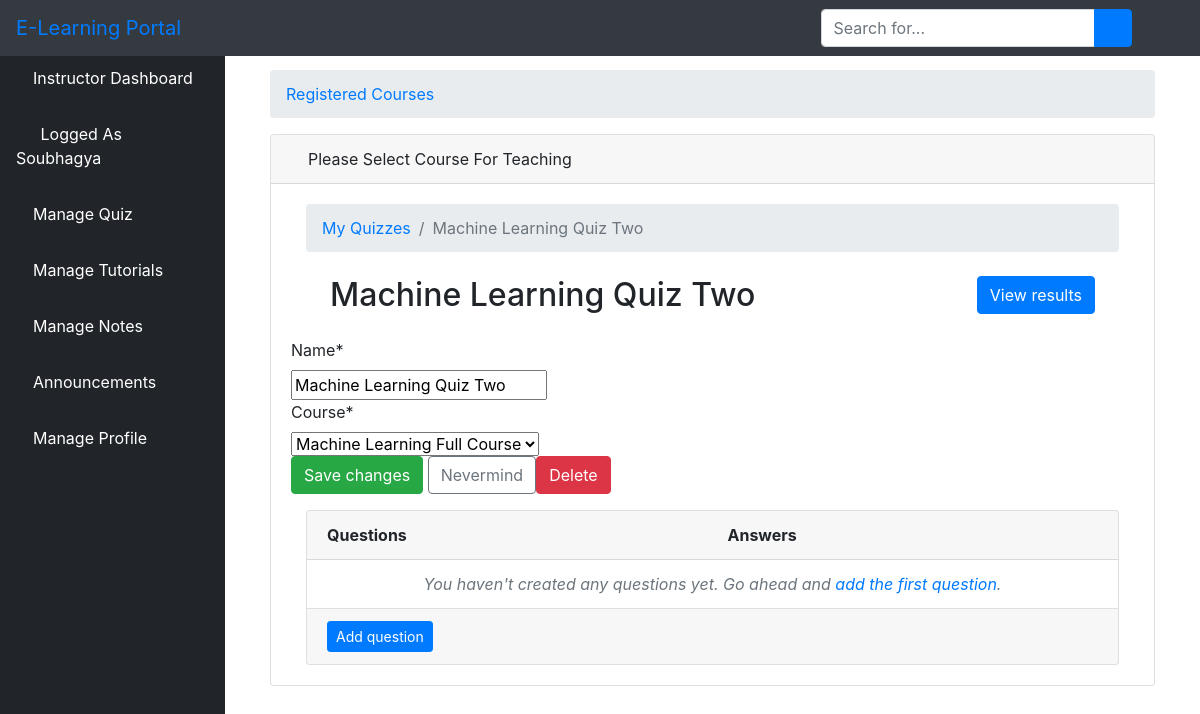
/quizupdate/15/ (signed in), run on the app's committed database.
### elearn/models.py (models this page shows, shortened)
class User(AbstractUser):
    is_learner = models.BooleanField(default=False)
    is_instructor = models.BooleanField(default=False)
    is_admin = models.BooleanField(default=False)

class Quiz(models.Model):
    owner = models.ForeignKey(User, on_delete=models.CASCADE, related_name='quizzes')
    name = models.CharField(max_length=255)
    course = models.ForeignKey(Course, on_delete=models.CASCADE, related_name='quizzes')

class Course(models.Model):
    name = models.CharField(max_length=30)
    color = models.CharField(max_length=7, default='#007bff')
    def __str__(self):
        return self.name

### elearn/views.py (the view, shortened to what this page needs)
# urls.py: path('quizupdate/<int:pk>/', views.QuizUpdateView.as_view(), name='quiz_change'),
class QuizUpdateView(UpdateView):
    model = Quiz
    fields = ('name', 'course', )
    context_object_name = 'quiz'
    template_name = 'dashboard/instructor/quiz_change_form.html'
    def get_context_data(self, **kwargs):
        kwargs['questions'] = self.get_object().questions.annotate(answers_count=Count('answers'))
        return super().get_context_data(**kwargs)
    def get_queryset(self):
        return self.request.user.quizzes.all()

### elearn/templates/dashboard/instructor/quiz_change_form.html (shortened to what this page needs)
{% extends 'dashboard/instructor/base.html' %}
{% load crispy_forms_tags %}
{% block body %}
<div class="container-fluid">
        <div class="row">
          <div class="col-12 mb-3">
          <div class="col-12 mb-3">
                <div id="content-wrapper" style="padding-top: 20px">
        <div class="container-fluid">
            <ol class="breadcrumb">
                <li class="breadcrumb-item">
                    <a href="">Registered Courses</a>
                </li>
            </ol>
            <div class="card mb-3">
                <div class="card-header">
                    <i class="fas fa-table text-primary"></i>
                    Please Select Course For Teaching
                </div>
                <div class="card-body">
  <div class="col-sm-12">
    <nav aria-label="breadcrumb">
    <ol class="breadcrumb">
      <li class="breadcrumb-item"><a href="{% url 'quiz_change_list' %}">My Quizzes</a></li>
      <li class="breadcrumb-item active" aria-current="page">{{ quiz.name }}</li>
    </ol>
  </nav>
  <h2 class="m-4">
    {{ quiz.name }}
    <a href="{% url 'quiz_results' quiz.pk %}" class="btn btn-primary float-right">View results</a>
  </h2>
  <div class="row mb-3">
      <form method="post" novalidate>
        {{ form|crispy }}
        <button type="submit" class="btn btn-success">Save changes</button>
        <a href="{% url 'quiz_change_list' %}" class="btn btn-outline-secondary" role="button">Nevermind</a>
        <a href="{% url 'quiz_delete' quiz.pk %}" class="btn btn-danger float-right">Delete</a>
      </form>
      <br>
    </div>
       <div class="card">
    <div class="card-header">
      <div class="row">
        <div class="col-sm-6">
          <strong>Questions</strong>
        </div>
        <div class="col-sm-6">
          <strong>Answers</strong>
        </div>
      </div>
    </div>
    <div class="list-group list-group-flush list-group-formset">
      {% for question in questions %}
        <div class="list-group-item">
          <div class="row">
            <div class="col-10">
              <a href="{% url 'question_change' quiz.pk question.pk %}">{{ question.text }}</a>
            </div>
            <div class="col-sm-8">
              {{ question.answers_count }}
            </div>
          </div>
        </div>
      {% empty %}
        <div class="list-group-item text-center">
          <p class="text-muted font-italic mb-0">You haven't created any questions yet. Go ahead and <a href="{% url 'question_add' quiz.pk %}">add the first question</a>.</p>
        </div>
      {% endfor %}
    </div>
    <div class="card-footer">
      <a href="{% url 'question_add' quiz.pk %}" class="btn btn-primary btn-sm">Add question</a>
    </div>
  </div>
    </div>
  </div>
        </div>
    </div>
                </div>
            </div>
        </div>
    </div>
{% endblock body %}

### elearn/templates/dashboard/instructor/base.html (shortened to what this page needs)
<!DOCTYPE html>
<html lang="en">
<head>
    {% load static %}
    <link href="{% static 'vendor/fontawesome-free/css/all.min.css' %}" rel="stylesheet" type="text/css">
    <link href="{% static 'vendor/datatables/dataTables.bootstrap4.css' %}" rel="stylesheet">
    <link href="{% static 'css/sb-admin.css' %}" rel="stylesheet">
</head>
<body id="page-top">
<nav class="navbar navbar-expand navbar-dark bg-dark fixed-top">
    <a class="navbar-brand mr-1 text-primary" href="">E-Learning Portal</a>
    <button class="btn btn-link btn-sm text-white order-1 order-sm-0" id="sidebarToggle" href="#">
        <i class="fas fa-bars"></i>
    </button>
    <form class="d-none d-md-inline-block form-inline ml-auto mr-0 mr-md-3 my-2 my-md-0">
        <div class="input-group">
            <input type="text" class="form-control" placeholder="Search for..." aria-label="Search" aria-describedby="basic-addon2">
            <div class="input-group-append">
                <button class="btn btn-primary" type="button">
                    <i class="fas fa-search"></i>
                </button>
            </div>
        </div>
    </form>
    <ul class="navbar-nav ml-auto ml-md-0">
        <li class="nav-item dropdown no-arrow">
            <a class="nav-link dropdown-toggle" href="#" id="userDropdown" role="button" data-toggle="dropdown" aria-haspopup="true" aria-expanded="false">
                <i class="fas fa-user-circle fa-fw text-primary"></i>
            </a>
        </li>
    </ul>
</nav>
<div id="wrapper" style="padding-top: 50px;">
<ul class="sidebar navbar-nav">
    <li class="nav-item active">
        <a class="nav-link" href="{% url 'instructor' %}">
         <i class="fa fa-home" aria-hidden="true"></i>
            <span>Instructor Dashboard</span>
        </a>
    </li>
    <li class="nav-item active">
        <a class="nav-link" href="">
            <i class="fas fa-user-circle fa-fw text-primary"></i>
            <span>Logged As {{ user.username }}</span>
        </a>
    </li>
    <li class="nav-item dropdown no-arrow">
                            <a class="nav-link dropdown-toggle" data-toggle="dropdown" aria-haspopup="true" aria-expanded="false" href="">
          <i class="fa fa-th-list" aria-hidden="true"></i>
            <span style="color: white">Manage Quiz</span>
        </a>
        </li>
         <li class="nav-item dropdown no-arrow">
                            <a class="nav-link dropdown-toggle" data-toggle="dropdown" aria-haspopup="true" aria-expanded="false" href="">
            <i class="fas fa-book-reader" aria-hidden="true"></i>
             <span style="color: white">Manage Tutorials</span>
        </a>
        </li>
         <li class="nav-item">
        <a class="nav-link" href="{% url 'lnotes' %}">
            <i class="fas fa-pen" aria-hidden="true"></i>
            <span style="color: white">Manage Notes</span>
        </a>
    </li>
    <li class="nav-item dropdown no-arrow">
                            <a class="nav-link dropdown-toggle" data-toggle="dropdown" aria-haspopup="true" aria-expanded="false" href="">
        <i class="fas fa-bell"></i>
            <span style="color: white">Announcements</span>
        </a>
        </li>
     <li class="nav-item dropdown no-arrow">
                            <a class="nav-link dropdown-toggle" data-toggle="dropdown" aria-haspopup="true" aria-expanded="false" href="">
            <i class="fas fa-user text-default"></i>
            <span style="color: white">Manage Profile</span>
        </a>
        </li>
</ul>
    {% block body %}{% endblock %}
</div>

### data on the page
User: username "Soubhagya"
Quiz: name "Machine Learning Quiz Two", course "Machine Learning Full Course"
